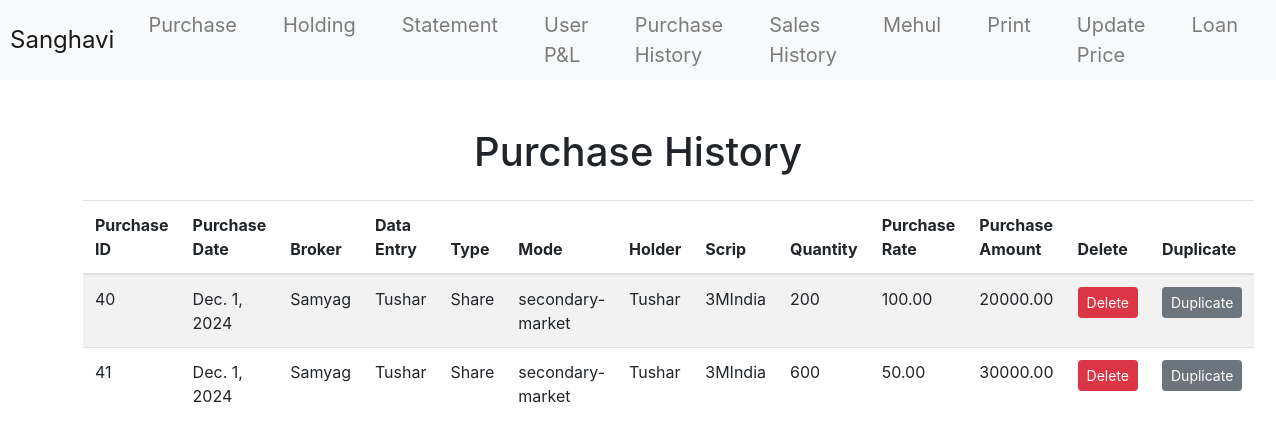
Before: /SharesMF/purchase-history/ with the older database file.
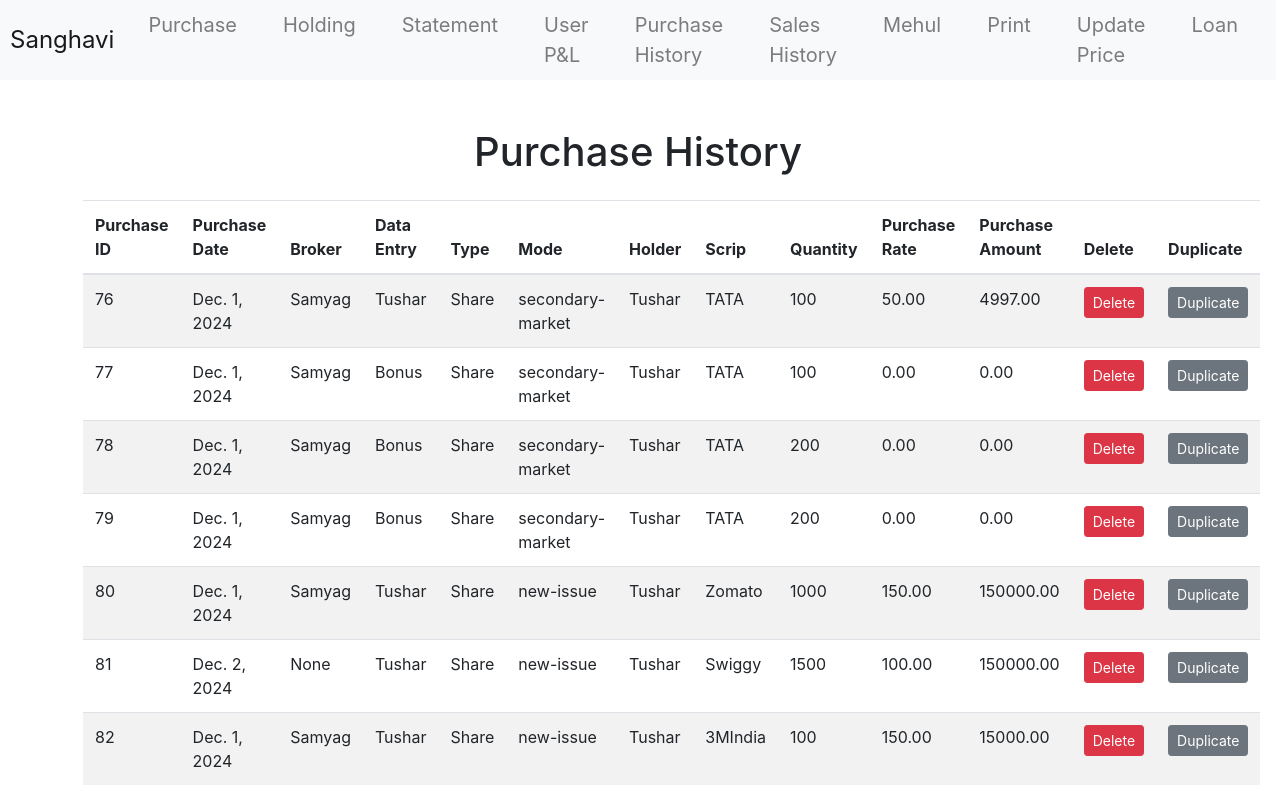
After: the same page with the newer database file.
### SharesMF/models.py (models this page shows, shortened)
class Purchase(models.Model):
    purchase_id = models.AutoField(primary_key=True)
    purchase_date = models.DateField()
    script = models.CharField(max_length=100)
    TYPE_CHOICES = [
        ('Share', 'Share'),
        ('MF', 'Mutual Fund'),
    ]
    type = models.CharField(max_length=10, choices=TYPE_CHOICES)
    MODE_CHOICES = [
        ('secondary-market', 'Secondary Market'),
        ('new-issue', 'New Issue'),
    ]
    mode = models.CharField(
        max_length=20,
        choices=MODE_CHOICES,
        null=True,  # Allow null values
        blank=True  # Allow blank input in forms
    )
    user = models.ForeignKey(UserTable, to_field='name', on_delete=models.CASCADE)  # Use 'name' as the primary key
    qty = models.PositiveIntegerField()
    purchase_rate = models.DecimalField(max_digits=25, decimal_places=2)
    purchase_amount = models.DecimalField(max_digits=25, decimal_places=2, blank=True)
    broker = models.ForeignKey(Broker, on_delete=models.SET_NULL, null=True, blank=True)
    mehul = models.BooleanField(default=False)  # Default to "No"
    entry = models.CharField(max_length=255, null=True, blank=True)
    referenced_by = models.CharField(max_length=100, null=True, blank=True)

class Broker(models.Model):
    name = models.CharField(max_length=100, unique=True)
    def __str__(self):
        return self.name

class UserTable(models.Model):
    name = models.CharField(max_length=100, primary_key=True)
    pan = models.CharField(max_length=20, unique=True)
    family = models.CharField(max_length=100, null=True, blank=True)
    data_entry = models.BooleanField(default=False)
    def __str__(self):
        return self.name

### SharesMF/views.py (the view)
# urls.py: path('purchase-history/', views.purchase_history, name='purchase_history'),
def purchase_history(request):
    purchases = Purchase.objects.all()
    return render(request, 'purchase_history.html', {'purchases': purchases})

### SharesMF/templates/purchase_history.html (shortened to what this page needs)
{% extends "base.html" %}
{% block content %}
<div class="container mt-5">
    <h1 class="text-center">Purchase History</h1>
    {% if purchases %}
        <table class="table table-striped mt-4">
            <thead>
                <tr>
                    <th>Purchase ID</th>
                    <th>Purchase Date</th>
                    <th>Broker</th>
                    <th>Data Entry</th>
                    <th>Type</th>
                    <th>Mode</th>
                    <th>Holder</th>
                    <th>Scrip</th>
                    <th>Quantity</th>
                    <th>Purchase Rate</th>
                    <th>Purchase Amount</th>
                    <th>Delete</th>
                    <th>Duplicate</th>
                </tr>
            </thead>
            <tbody>
                {% for purchase in purchases %}
                <tr>
                    <td>{{ purchase.purchase_id }}</td>
                    <td>{{ purchase.purchase_date }}</td>
                    <td>{{ purchase.broker }}</td>
                    <td>{{ purchase.entry }}</td>
                    <td>{{ purchase.type }}</td>
                    <td>{{ purchase.mode }}</td>
                    <td>{{ purchase.user }}</td>
                    <td>{{ purchase.script }}</td>
                    <td>{{ purchase.qty }}</td>
                    <td>{{ purchase.purchase_rate }}</td>
                    <td>{{ purchase.purchase_amount }}</td>
                    <td>
                        <form method="post" action="{% url 'delete_purchase' purchase.purchase_id %}" style="display: inline;">
                            <button
                                type="submit"
                                class="btn btn-danger btn-sm"
                                onclick="return confirmDelete();">Delete
                            </button>
                        </form>
                    </td>
                    <td>
                        <a href="{% url 'purchase_entry_with_id' purchase.purchase_id %}" class="btn btn-sm btn-secondary">Duplicate</a>
                    </td>
                </tr>
                {% endfor %}
            </tbody>
        </table>
    {% else %}
        <p>No purchase history found.</p>
    {% endif %}
</div>
{% endblock %}

### SharesMF/templates/base.html (shortened to what this page needs)
    {% load static %}
    <!DOCTYPE html>
    <html lang="en">
    <head>
        <link rel="stylesheet" href="https://cdn.jsdelivr.net/npm/bootstrap@4.0.0/dist/css/bootstrap.min.css"
>
    </head>
    <body class="{% block body_class %}{% endblock %}">
        <nav class="navbar navbar-expand-lg navbar-light bg-light sticky-top">
            <a class="navbar-brand" href="{% url 'purchase-page' %}">Sanghavi</a>
            <div class="collapse navbar-collapse" id="navbarSupportedContent">
                <ul class="navbar-nav mr-auto">
                    <li class="nav-item">
                        <a class="nav-link" href="{% url 'purchase-page' %}">Purchase</a>
                    </li>
                    <li class="nav-item">
                        <a class="nav-link" href="{% url 'current_stock' %}">Holding</a>
                    </li>
                    <li class="nav-item">
                        <a class="nav-link" href="{% url 'main_feature_statement' %}">Statement</a>
                    </li>
                    <li class="nav-item">
                        <a class="nav-link" href="{% url 'user_pl_view' %}">User P&L</a>
                    </li>
                    <li class="nav-item">
                        <a class="nav-link" href="{% url 'purchase_history' %}">Purchase History</a>
                    </li>
                    <li class="nav-item">
                        <a class="nav-link" href="{% url 'sales_history' %}">Sales History</a>
                    </li>
                    <li class="nav-item">
                        <a class="nav-link" href="{% url 'mehul_statement' %}">Mehul</a>
                    </li>
                    <li class="nav-item">
                        <a class="nav-link" href="{% url 'print_statement' %}">Print</a>
                    </li>
                    <li class="nav-item">
                        <a class="nav-link" href="{% url 'add-primary-market-prices' %}">Update Price</a>
                    </li>
                    <li class="nav-item">
                        <a class="nav-link" href="{% url 'loan_list' %}">Loan</a>
                    </li>
                </ul>
            </div>
        </nav>
        {% block content %}
        {% endblock %}
    </body>
    </html>

### SharesMF/templates/base.html (style rules this page uses)
.navbar { padding: 20px 10px; height: 80px; }
.navbar-brand { font-size: 24px; }
.navbar-nav .nav-link { font-size: 20px; margin-right: 20px; }
.navbar-nav .nav-item { margin-left: 10px; }

Changed rows visible on the page:
removed Purchase: purchase_id "40", purchase_date "Dec. 1, 2024", broker "Samyag", entry "Tushar", type "Share", mode "secondary-market", user "Tushar", script "3MIndia", qty "200", purchase_rate "100.00", purchase_amount "20000.00"
removed Purchase: purchase_id "41", purchase_date "Dec. 1, 2024", broker "Samyag", entry "Tushar", type "Share", mode "secondary-market", user "Tushar", script "3MIndia", qty "600", purchase_rate "50.00", purchase_amount "30000.00"
added Purchase: purchase_id "76", purchase_date "Dec. 1, 2024", broker "Samyag", entry "Tushar", type "Share", mode "secondary-market", user "Tushar", script "TATA", qty "100", purchase_rate "50.00", purchase_amount "4997.00"
added Purchase: purchase_id "77", purchase_date "Dec. 1, 2024", broker "Samyag", entry "Bonus", type "Share", mode "secondary-market", user "Tushar", script "TATA", qty "100", purchase_rate "0.00", purchase_amount "0.00"
added Purchase: purchase_id "78", purchase_date "Dec. 1, 2024", broker "Samyag", entry "Bonus", type "Share", mode "secondary-market", user "Tushar", script "TATA", qty "200", purchase_rate "0.00", purchase_amount "0.00"
added Purchase: purchase_id "79", purchase_date "Dec. 1, 2024", broker "Samyag", entry "Bonus", type "Share", mode "secondary-market", user "Tushar", script "TATA", qty "200", purchase_rate "0.00", purchase_amount "0.00"
added Purchase: purchase_id "80", purchase_date "Dec. 1, 2024", broker "Samyag", entry "Tushar", type "Share", mode "new-issue", user "Tushar", script "Zomato", qty "1000", purchase_rate "150.00", purchase_amount "150000.00"
added Purchase: purchase_id "81", purchase_date "Dec. 2, 2024", broker "None", entry "Tushar", type "Share", mode "new-issue", user "Tushar", script "Swiggy", qty "1500", purchase_rate "100.00", purchase_amount "150000.00"
added Purchase: purchase_id "82", purchase_date "Dec. 1, 2024", broker "Samyag", entry "Tushar", type "Share", mode "new-issue", user "Tushar", script "3MIndia", qty "100", purchase_rate "150.00", purchase_amount "15000.00"
